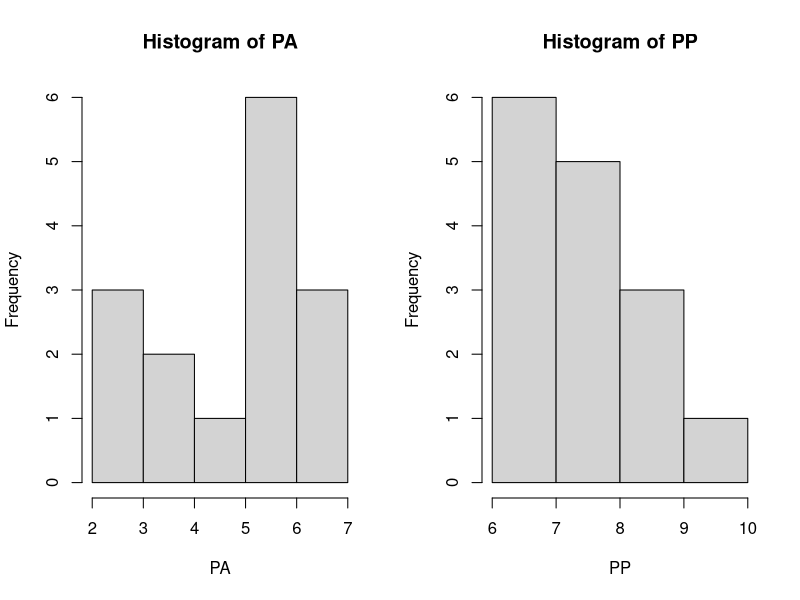
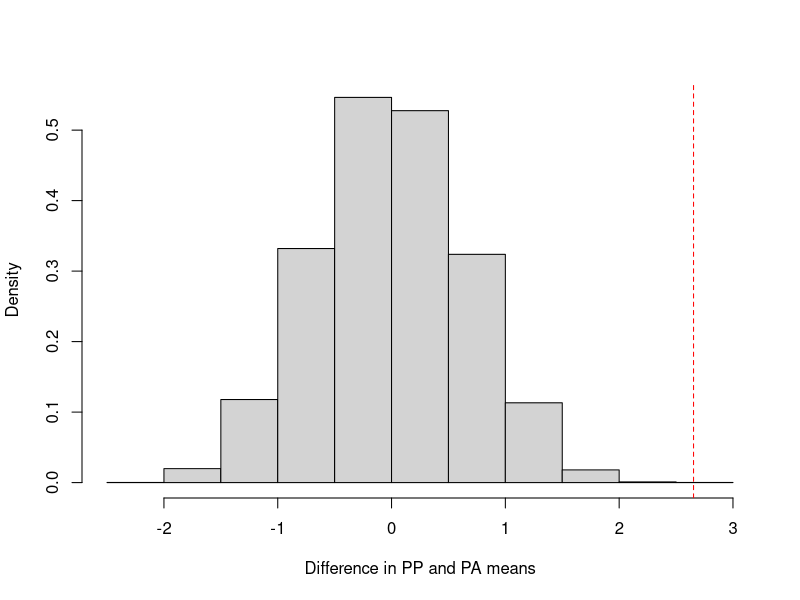
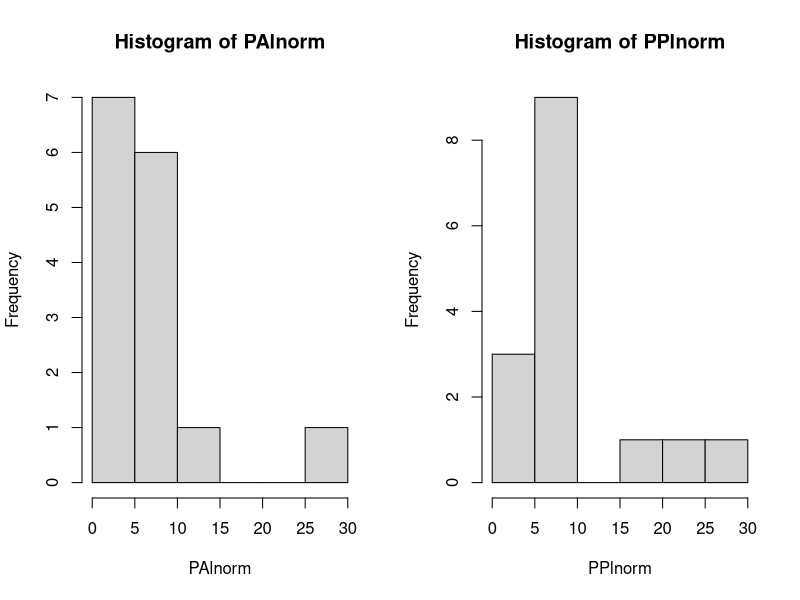
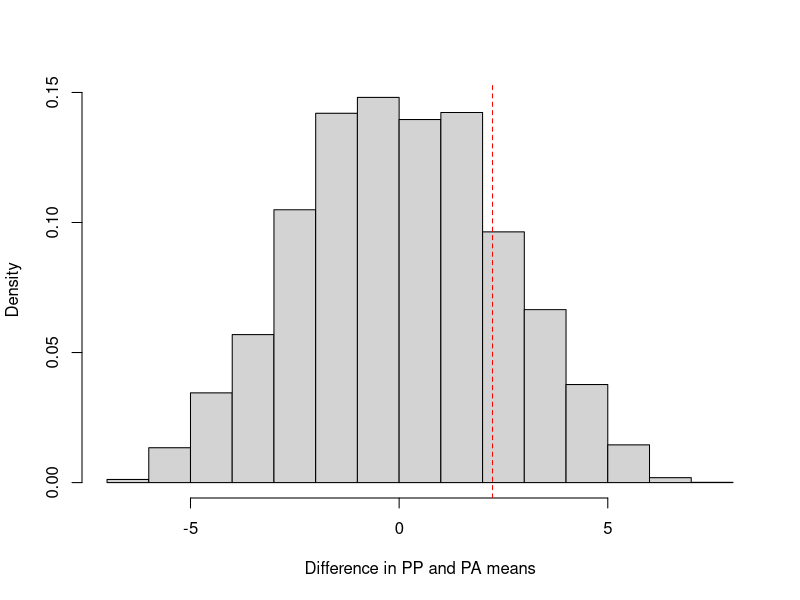

Write R code to recreate these figures, in order.
# SET RANDOM NUMBER GENERATOR SEED
set.seed(2001)
 
# SIMULATE NORMAL DATA
PA <- rnorm(15, 4.5, 2)
PP <- rnorm(15, 7.5, 2)
 
# PLOT HISTOGRAMS
mf <- par(mfrow=c(1,2))
hist(PA, breaks=5)
hist(PP, breaks=5)
par(mf)

# POOL DATA
pooledData <- c(PA, PP)
# SET THE NUMBER OF ITERATIONS
nIter <- 9999
# SET UP A CONTAINER FOR PERMUTED DIFFERENCES. ADD IN A SLOT FOR THE OBSERVED VALUE
meanDiff <- numeric(nIter+1)
# CALCULATE THE OBSERVED MEAN DIFFERENCE
meanDiff[1] <- mean(PP) - mean(PA)
# RUN THE ITERATION IN A FOR() LOOP
for(i in 2:length(meanDiff)){ # start from 2 to avoid overwriting the observed difference
 index <- sample(1:30, size=15, replace=F) # Sample numbers 1-30 15 times and store in an index
 PAperm <- pooledData[index] # Assign the sampled values to PA
 PPperm <- pooledData[-index] # Assign everything else to PP
 meanDiff[i] <- mean(PPperm) - mean(PAperm) # Calcualte and store the difference in means
}
 
# PLOT HISTORGRAM OF DIFFERENCES IN MEANS
hist(meanDiff, xlab='Difference in PP and PA means', prob=T, main='')
# ADD IN A LINE FOR OUR OBSERVED VALUE
abline(v=meanDiff[1], lty=2, col='red')
 
# CALCULATE THE P-VALUE. USE THE ABSOLUTE VALUE FOR A TWO-TAILED TEST
mean(abs(meanDiff) >= abs(meanDiff[1]))


# SIMULATE LOG-NORMAL DATA
PAlnorm <- rlnorm(n=15, mean=log(4.5), sd=log(2))
PPlnorm <- rlnorm(n=15, mean=log(7.5), sd=log(2))
 
mf <- par(mfrow=c(1,2))
hist(PAlnorm);hist(PPlnorm)
par(mf)
 
# t-Test
t.test(PAlnorm, PPlnorm)
 
# POOL DATA
pooledData <- c(PAlnorm, PPlnorm)
# SET THE NUMBER OF ITERATIONS
nIter <- 9999
# SET UP A CONTAINER FOR PERMUTED DIFFERENCES. ADD IN A SLOT FOR THE OBSERVED VALUE
meanDiff <- numeric(nIter+1)
# CALCULATE THE OBSERVED MEAN DIFFERENCE
meanDiff[1] <- mean(PPlnorm) - mean(PAlnorm)
# RUN THE ITERATION IN A FOR() LOOP
for(i in 2:length(meanDiff)){ # start from 2 to avoid overwriting the observed difference
 index <- sample(1:30, size=15, replace=F) # Sample numbers 1-30 15 times and store in an index
 PAperm <- pooledData[index] # Assign the sampled values to PA
 PPperm <- pooledData[-index] # Assign everything else to PP
 meanDiff[i] <- mean(PPperm) - mean(PAperm) # Calcualte and store the difference in means
}
 
# PLOT HISTORGRAM OF DIFFERENCES IN MEANS
hist(meanDiff, xlab='Difference in PP and PA means', prob=T, main='')
# ADD IN A LINE FOR OUR OBSERVED VALUE
abline(v=meanDiff[1], lty=2, col='red')
 
mean(abs(meanDiff) >= abs(meanDiff[1]))